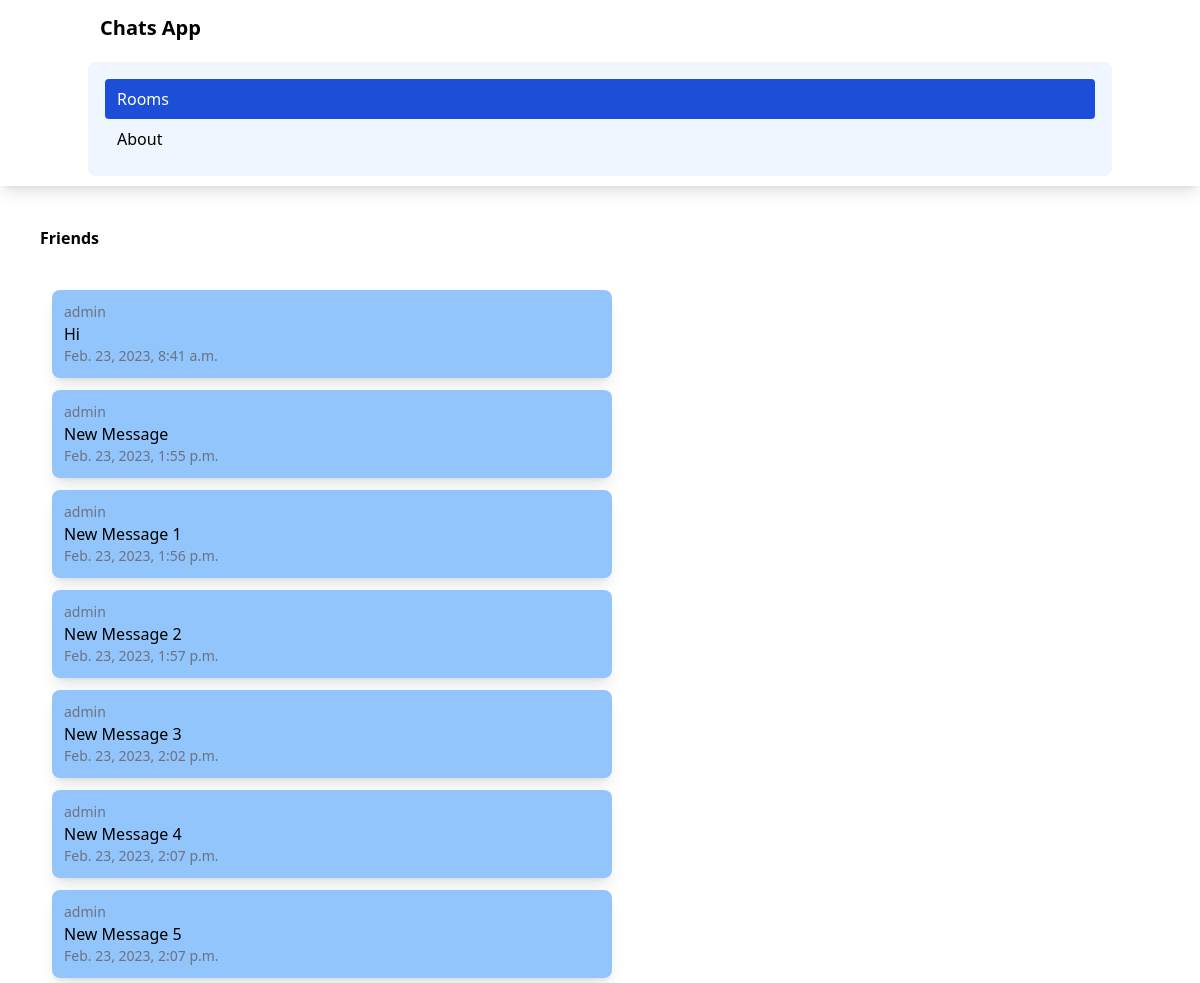
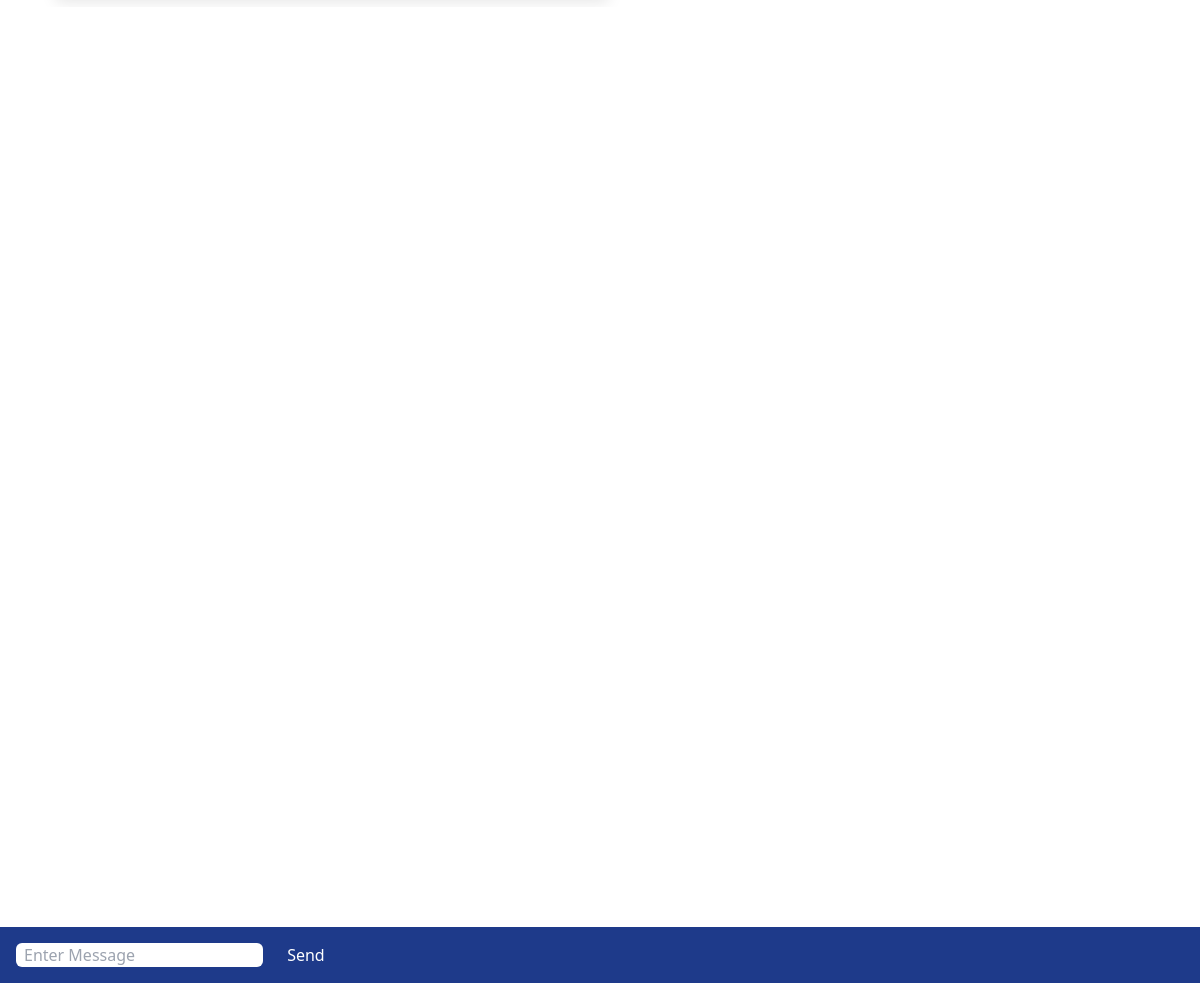
Screenshot of /rooms/friends/ with the database file from the repository (2 pictures, top to bottom).
### chatapp/models.py (models this page shows)
class ChatRoom(models.Model):
    name = models.CharField(max_length=100)
    slug = models.SlugField(unique=True)

class ChatMessage(models.Model):
    user = models.ForeignKey(User,on_delete=models.CASCADE)
    room = models.ForeignKey(ChatRoom,on_delete=models.CASCADE)
    message_content = models.TextField()
    date = models.DateTimeField(auto_now=True)
    class Meta:
        ordering = ('date',)

### chatapp/views.py (the view)
# urls.py: path('<slug:slug>/',views.chatroom,name='chatroom'),
def chatroom(request,slug):
    chatroom = ChatRoom.objects.get(slug=slug)
    messages = ChatMessage.objects.filter(room=chatroom)[0:30]
    return render(request,'chatapp/room.html',{'chatroom':chatroom,'messages':messages})

### chatapp/templates/chatapp/room.html (shortened to what this page needs)
{% extends 'chatapp/base.html' %}
{% block body %}
<div class="m-10 font-bold">
    {{ chatroom.name }}
</div>
<div class="message-container m-10 overflow-auto h-[700px]" id="message-container">
    <div id="chat-messages">
        {% for message in messages %}
        <div class="message shadow-lg p-3 rounded-lg w-1/2 bg-blue-300 m-3">
            <div class="text-sm text-gray-500">
                {{ message.user.username }}
            </div>
                {{ message.message_content }}
            <div class="text-sm text-gray-500">
                {{ message.date }}
            </div>
        </div>
        {% endfor %}
    </div>
</div>
<div class="form-container fixed inset-x-0 bottom-0 bg-blue-900 p-4">
    <form method="post">
        <input class="rounded-md px-2" id="message-input" type="text" name="message" placeholder="Enter Message">
        <button class="text-white ml-5" id="send-button" type="submit">Send</button>
    </form>
</div>
{% endblock %}

### chatapp/templates/chatapp/base.html (shortened to what this page needs)
<!DOCTYPE html>
<html lang="en">
<head>
    <script src="https://cdn.tailwindcss.com"></script>
</head>
<body>
    <nav class="shadow-lg px-3 py-2.5">
        <div class="container flex flex-wrap justify-between mx-auto" style="display: flex;">
            <a class="flex items-center" href="">
                <span class="self-center text-xl font-semibold">Chats App</span>
            </a>
            <div class="w-full block w-auto">
                <ul class="flex flex-col p-4 mt-4 border rounded-lg border-gray-100 bg-blue-50">
                    <li>
                        <a class="block py-2 pl-3 pr-4 rounded bg-blue-700 text-white" href="">Rooms</a>
                    </li>
                    <li>
                        <a class="block py-2 pl-3 pr-4 rounded" href="">About</a>
                    </li>
                </ul>
            </div>
        </div>
    </nav>
    {% block body %}
    {% endblock %}
</body>
</html>

### rows the page displays
ChatRoom: name "Friends"
ChatMessage: user.username "admin", message_content "Hi", date "Feb. 23, 2023, 8:41 a.m."
ChatMessage: user.username "admin", message_content "New Message", date "Feb. 23, 2023, 1:55 p.m."
ChatMessage: user.username "admin", message_content "New Message 1", date "Feb. 23, 2023, 1:56 p.m."
ChatMessage: user.username "admin", message_content "New Message 2", date "Feb. 23, 2023, 1:57 p.m."
ChatMessage: user.username "admin", message_content "New Message 3", date "Feb. 23, 2023, 2:02 p.m."
ChatMessage: user.username "admin", message_content "New Message 4", date "Feb. 23, 2023, 2:07 p.m."
ChatMessage: user.username "admin", message_content "New Message 5", date "Feb. 23, 2023, 2:07 p.m."
